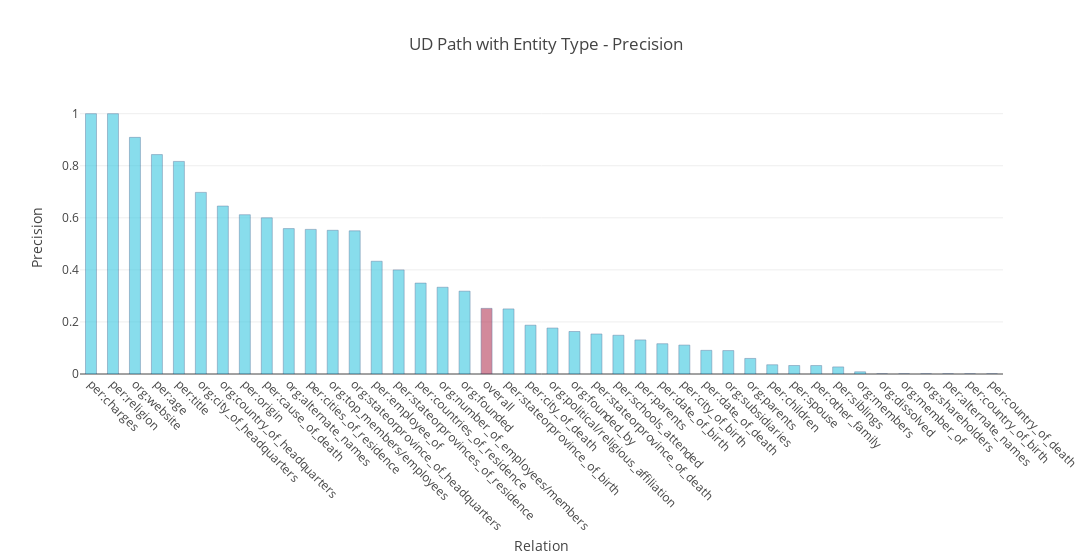

Notebook source saved alongside this figure:
### Code cell
import plotly.graph_objs as go

overall_index = next(i for (i, (relation, score)) in enumerate(stats) if relation == 'overall')

colors = ['rgb(58,200,225)'] * len(stats)
colors[overall_index] = 'rgb(181,59,89)'


trace1 = go.Bar(
    x=[stat[0] for stat in stats],
    y=[stat[1] for stat in stats],
    name='Precision',
    width=0.5,
    marker=dict(
        color=colors,
        line=dict(
            color='rgb(8,48,107)',
            width=0.5),
        ),
    opacity=0.6
)

data = [trace1]
layout = go.Layout(
    title='UD Path with Entity Type - Precision',
    xaxis_title="Relation",
    yaxis_title="Precision ",        
    barmode='overlay',
    width=1200,
    xaxis = go.layout.XAxis(
        tickangle = 45,
        automargin = True
        
    )
    
        
)

fig = go.Figure(data=data, layout=layout)
iplot(fig)

### Figure 1 — Plotly figure (JSON) as saved in the notebook; plotly's stock layout.template omitted (floating-point values rounded to 4 significant figures)
{"data": [{"marker": {"color": ["rgb(58,200,225)", "rgb(58,200,225)", "rgb(58,200,225)", "rgb(58,200,225)", "rgb(58,200,225)", "rgb(58,200,225)", "rgb(58,200,225)", "rgb(58,200,225)", "rgb(58,200,225)", "rgb(58,200,225)", "rgb(58,200,225)", "rgb(58,200,225)", "rgb(58,200,225)", "rgb(58,200,225)", "rgb(58,200,225)", "rgb(58,200,225)", "rgb(58,200,225)", "rgb(58,200,225)", "rgb(181,59,89)", "rgb(58,200,225)", "rgb(58,200,225)", "rgb(58,200,225)", "rgb(58,200,225)", "rgb(58,200,225)", "rgb(58,200,225)", "rgb(58,200,225)", "rgb(58,200,225)", "rgb(58,200,225)", "rgb(58,200,225)", "rgb(58,200,225)", "rgb(58,200,225)", "rgb(58,200,225)", "rgb(58,200,225)", "rgb(58,200,225)", "rgb(58,200,225)", "rgb(58,200,225)", "rgb(58,200,225)", "rgb(58,200,225)", "rgb(58,200,225)", "rgb(58,200,225)", "rgb(58,200,225)", "rgb(58,200,225)"], "line": {"color": "rgb(8,48,107)", "width": 0.5}}, "name": "Precision", "opacity": 0.6, "type": "bar", "uid": "7ef73854-854c-47b6-b0a6-8e4bbc93c6ce", "width": 0.5, "x": ["per:charges", "per:religion", "org:website", "per:age", "per:title", "org:city_of_headquarters", "org:country_of_headquarters", "per:origin", "per:cause_of_death", "org:alternate_names", "per:cities_of_residence", "org:top_members/employees", "org:stateorprovince_of_headquarters", "per:employee_of", "per:stateorprovinces_of_residence", "per:countries_of_residence", "org:number_of_employees/members", "org:founded", "overall", "per:stateorprovince_of_birth", "per:city_of_death", "org:political/religious_affiliation", "org:founded_by", "per:stateorprovince_of_death", "per:schools_attended", "per:parents", "per:date_of_birth", "per:city_of_birth", "per:date_of_death", "org:subsidiaries", "org:parents", "per:children", "per:spouse", "per:other_family", "per:siblings", "org:members", "org:dissolved", "org:member_of", "org:shareholders", "per:alternate_names", "per:country_of_birth", "per:country_of_death"], "y": [1, 1, 0.9091, 0.8429, 0.8167, 0.6977, 0.6452, 0.6119, 0.6, 0.5585, 0.5556, 0.5521, 0.55, 0.4332, 0.4, 0.3492, 0.3333, 0.3182, 0.2521, 0.25, 0.1875, 0.1765, 0.1633, 0.1538, 0.1489, 0.1309, 0.1163, 0.1111, 0.0909, 0.09, 0.0598, 0.0355, 0.0327, 0.0325, 0.0272, 0.0085, 0, 0, 0, 0, 0, 0]}], "layout": {"barmode": "overlay", "title": {"text": "UD Path with Entity Type - Precision"}, "width": 1200, "xaxis": {"automargin": true, "tickangle": 45, "title": {"text": "Relation"}}, "yaxis": {"title": {"text": "Precision "}}}}
